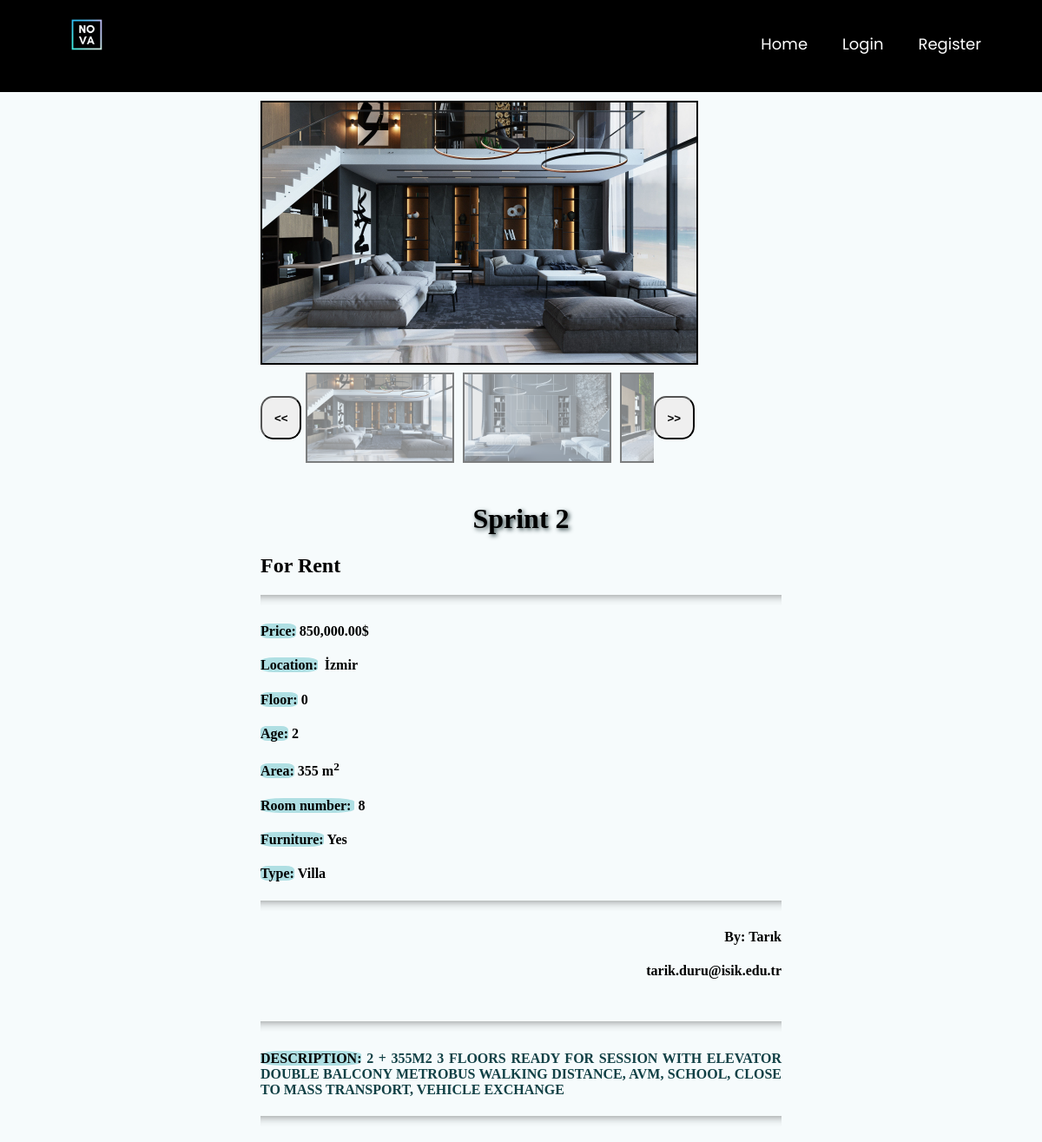
Before: /product_details/63 with the older database file.
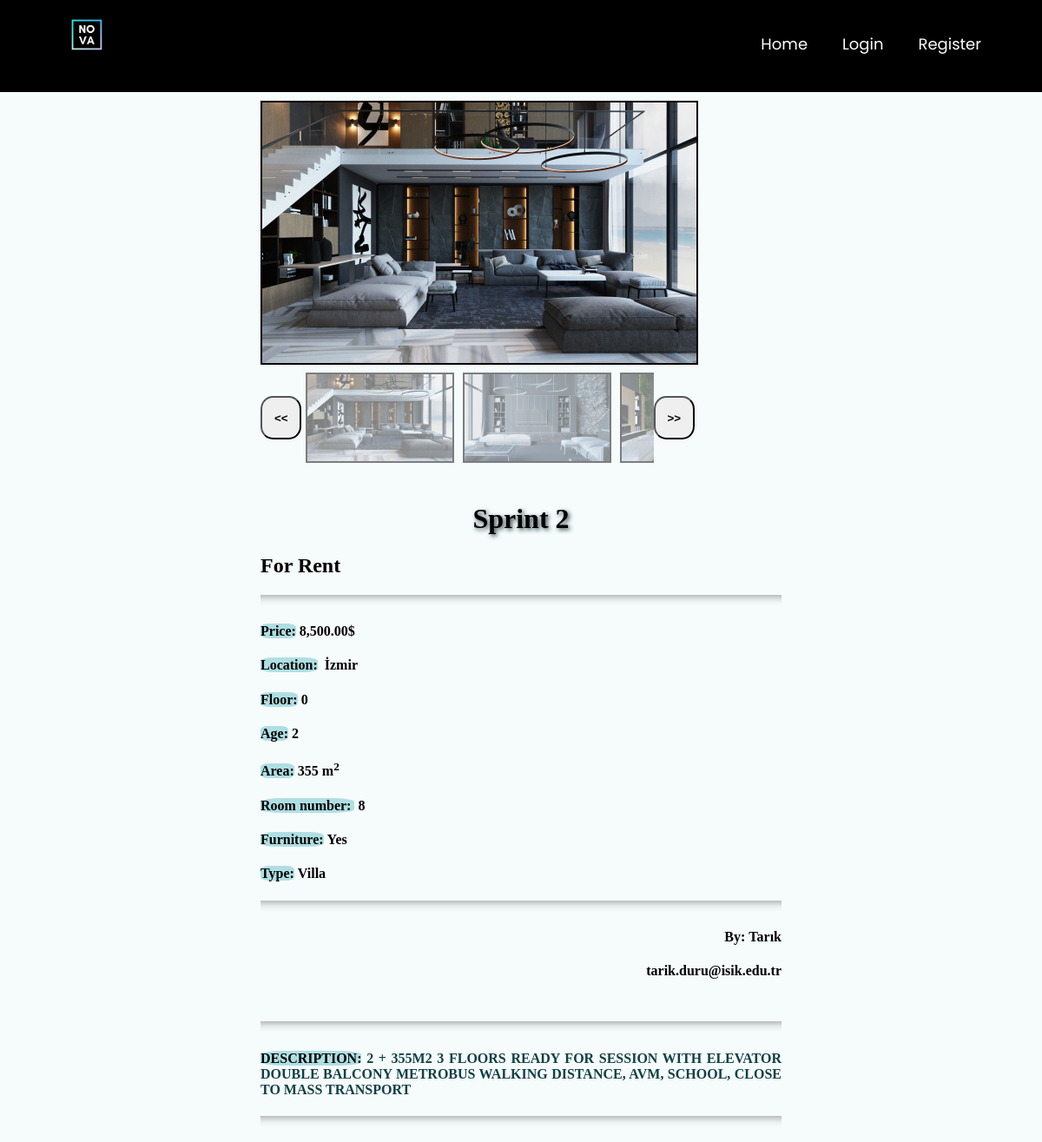
After: the same page with the newer database file.
### main/models.py (models this page shows, shortened)
class PostImages(models.Model):
    image = models.ImageField(null=True, blank=True)
    gallery = models.ForeignKey(Post,null=True,on_delete= models.CASCADE)

class Post(models.Model):
    ouruser = models.ForeignKey(ourUser, null=True, on_delete=models.CASCADE)
    post_title = models.CharField(max_length=255,null=True)
    post_description = models.TextField()
    price = models.DecimalField(decimal_places=2 , max_digits=12)
    location = models.CharField(max_length=255,null=True,choices=city)
    postType = models.CharField(choices=RorS , max_length=50, null=True , default='For Sale')
    floor = models.DecimalField(decimal_places=0 , max_digits=3 ,null=True)
    building_age = models.DecimalField(decimal_places=0, max_digits=2 , null=True)
    area = models.DecimalField(decimal_places=0,max_digits=4 ,null=True)
    isFurniture = models.CharField(choices=Furniture ,null=True,max_length=50,default="No")
    building_type = models.CharField(choices=b_types ,null=True ,max_length=50)
    room = models.DecimalField(decimal_places=0 , max_digits=3 ,null=True)

class ourUser(models.Model):
    user = models.OneToOneField(User, null=True, on_delete=models.CASCADE)  # relation with django's user # will be implemented later
    username = models.CharField(max_length=255,null=True)
    first_name = models.CharField(max_length=255,null=True)
    last_name = models.CharField(max_length=255,null=True)
    email = models.EmailField(max_length=254)

### main/views.py (the view)
# urls.py: path('product_details/<int:pk>', views.productdetails, name="product_details"),
def productdetails(request, pk):
    posts = Post.objects.get(id=pk)
    pimage = PostImages.objects.filter(gallery=posts)
    return render(request, 'main/product_details.html', { 'posts':posts ,'pimage':pimage} )

### main/templates/main/product_details.html (shortened to what this page needs)
<!DOCTYPE html>
{% extends 'main/mainpage.html' %}
{% load static %}
{% load humanize %}
{% block content %}
<html>
<body>
	<div class="bg ">
	<div id="content-wrapper">
		<div class="column">
			<img id=featured src="{% static pimage.first.image.url %}">
			<div id="slide-wrapper"  >
				<button id="slideLeft" class="arrow " > <b><<</b> </button>
				<div id="slider" >
					{% for i in pimage %}
    					<img class="thumbnail" src="{% static i.image.url %}" width="500" height="333">
					{% endfor %}
				</div>
				<button id="slideRight" class="arrow " > <b>>></b> </button>
			</div>
		</div>
		<div class="column ">
			<h1>{{posts.post_title}}</h1>
			<h2>{{posts.postType}}</h2>
			<hr>
			<h4 ><mark>Price:</mark>&nbsp;{{posts.price|intcomma}}$</h4>
			<h4 ><mark>Location:</mark>&nbsp;{{posts.location}}</h4>
			<h4 ><mark>Floor:</mark>&nbsp;{{posts.floor}}</h4>
			<h4 ><mark>Age:</mark>&nbsp;{{posts.building_age}}</h4>
			<h4 ><mark>Area:</mark>&nbsp;{{posts.area}} m<sup>2</sup></h4>
			<h4 ><mark>Room number: </mark>&nbsp;{{ posts.room }}</h4>
			<h4 ><mark>Furniture:</mark>&nbsp;{{posts.isFurniture}}</h4>
			<h4 ><mark>Type:</mark>&nbsp;{{posts.building_type}}</h4>
			<hr>
			<h4 style="text-align: right;">By:&nbsp;{{posts.ouruser.first_name}}</h4>
			<h4 style="text-align: right;">&nbsp;{{posts.ouruser.email}}</h4>
		</div>
		<div class="column ">
			<hr>
			<h4 class="des"  ><mark>Description:</mark>&nbsp;{{posts.post_description}}</h4>
			<hr>
		</div>
	</div>
	</div>
</body>
{% endblock %}

### main/templates/main/mainpage.html (shortened to what this page needs)
<!DOCTYPE html>
{% load static %}
<html lang="en" dir="ltr">
<head>
</head>
<body class="g">
<nav>
    <div class="logo">
        <a class="navbar-brand pb-2" href="{% url 'homepage' %}"><img src="{% static 'images/nova_logo.gif' %}"
                                                                      style="height: 80px; width: 80px"></a>
    </div>
    <ul>
        <li><a href="/">Home</a></li>
        {% if user.is_authenticated %}
        <li>
            <a href="">Account</a>
            <input type="checkbox" id="btn-1">
            <ul>
                <li><a href="{% url 'listaddedposts' %}">My Posts</a></li>
                <li><a href="{% url 'logout' %}">Logout</a></li>
            </ul>
        </li>
        <li>
            <a href="{% url 'createpost' %}">Create Post</a>
            <input type="checkbox" id="btn-3">
        </li>
        {% else %}
        <li>
            <a href="{% url 'loginpage' %}">Login</a>
        </li>
        <li>
        <li>
            <a href="{% url 'register' %}">Register</a>
        </li>
        {% endif %}
    </ul>
</nav>
{% block content %}
{% endblock %}
</body>
</html>

### main/templates/main/product_details.html (style rules this page uses)
body,html { width : 100%; height : 100%; margin : 0; padding : 0; }
.bg { background-color: #F6FBFC ; }
.des { text-align: justify; text-transform: uppercase; color: #114045 ; word-wrap:break-word; }
h1 { text-shadow: 2px 2px 5px #2F4345; text-align: center; text-transform: capitalize; }
mark { background-color:#AFDFE3; border-radius: 25%; }
hr { height: 12px; border: 0; box-shadow: inset 0 12px 12px -12px rgba(0, 0, 0, 0.5); }
#content-wrapper { display: flex; flex-wrap: wrap; justify-content: center; align-items: center; }
.column { width: 600px; padding: 10px; }
#featured { max-width: 500px; max-height: 600px; object-fit: cover; cursor: pointer; border: 2px solid black; }
.thumbnail { object-fit: cover; max-width: 180px; max-height: 100px; cursor: pointer; opacity: 0.5; margin: 5px; border: 2px solid black; }
#slide-wrapper { max-width: 500px; display: flex; min-height: 100px; align-items: center; }
#slider { width: 440px; display: flex; flex-wrap: nowrap; overflow-x: auto; cursor: grab; }
.arrow { width: 50px; height: 50px; cursor: pointer; transition: .3s; border-radius:30%; }

### main/templates/main/mainpage.html (style rules this page uses)
nav { margin: 0; padding: 0; user-select: none; box-sizing: border-box; font-family: 'Poppins', sans-serif; }
body.g { background-image: url('/static/images/wallpaper.jpg'); background-size: cover; background-repeat: no-repeat; background-attachment: fixed; }
nav { background: #000000; }
nav:after { content: ''; clear: both; display: table; }
nav .logo { float: left; color: white; font-size: 27px; font-weight: 600; line-height: 70px; padding-left: 60px; }
nav ul { float: right; margin-right: 40px; list-style: none; position: relative; z-index: 10000; }
nav ul li { float: left; display: inline-block; background: #000000; margin: 0 5px; }
nav ul li a { color: white; line-height: 70px; text-decoration: none; font-size: 18px; padding: 8px 15px; }

Changed rows visible on the page:
changed Post "Sprint 2": price "850,000.00" → "8,500.00"; post_description "2 + 355M2 3 FLOORS READY FOR SESSION WITH ELEVATOR DOUBLE BALCONY METROBUS WALKING DISTANCE, AVM, SCHOOL, CLOSE TO MASS TRANSPORT, VEHICLE EXCHANGE" → "2 + 355M2 3 FLOORS READY FOR SESSION WITH ELEVATOR DOUBLE BALCONY METROBUS WALKING DISTANCE, AVM, SCHOOL, CLOSE TO MASS TRANSPORT"
